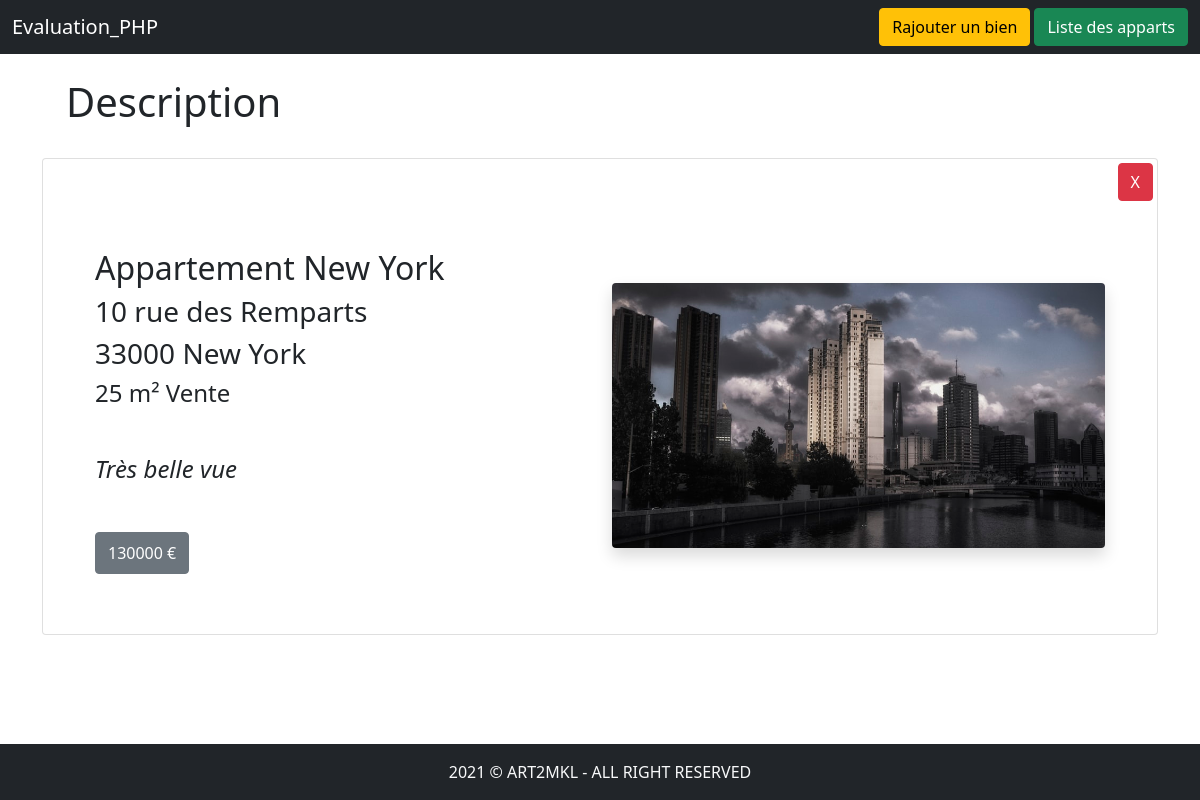
Screenshot of /description.php?plus=10 with the database file from the repository.
### tables this page shows
CREATE TABLE `logement` (
  `id_logement` int(11) NOT NULL,
  `titre` varchar(255) NOT NULL,
  `adresse` varchar(255) NOT NULL,
  `ville` varchar(255) NOT NULL,
  `cp` varchar(11) NOT NULL,
  `surface` int(11) NOT NULL,
  `prix` int(11) NOT NULL,
  `photo` text,
  `type` varchar(10) NOT NULL,
  `description` text
);

### description.php (the view)
<?php include "head.php" ?>
<body>
    <?php include "nav.php" ?>
    <div class="container">
        <h1 class="p-4">Description</h1>
        <?php
        if (isset($_GET['plus'])) {
            $id = htmlspecialchars($_GET['plus']);
            include "bdd.php";
            $count = $bdd->prepare('SELECT COUNT(*) FROM logement WHERE id_logement = ?');
            $count->execute(array($id));
            $compteur = $count->fetch();
            if ($compteur[0] > 0) {
                $plus = $bdd->prepare('SELECT * FROM logement WHERE id_logement = ?');
                $plus->execute(array($id));
                $row = $plus->fetch();
        ?>
                <div class="card p-1">
                    <div class="text-end">
                        <a class="btn btn-danger" href="affichage.php">X</a>
                    </div>
                    <div class=" row p-5 d-flex justify-content-between align-items-center">
                        <div class="col-md-6">
                            <h2><?= $row['titre'] ?></h2>
                            <h3><?= $row['adresse'] ?></h3>
                            <h3><?= $row['cp'] . ' ' . $row['ville'] ?></h3>
                            <h4><?= $row['surface'] . ' m²' . ' ' . $row['type'] ?></h4>
                            <h4 class="fst-italic my-5"><?= $row['description'] ?></h4>
                            <h3 class="btn btn-secondary py-2"><?= $row['prix'] ?> €</h3>
                        </div>
                        <div class="col-md-6">
                            <img class="mw-100 rounded shadow" src="./<?= $row['photo'] ?>" alt="">
                        </div>
                    </div>
                </div>
        <?php
            } else header('Location: index.php');
        } else header('Location: index.php');
        ?>
    </div>
    <?php include "footer.php" ?>
</body>
</html>

### rows the page displays
logement: titre "Appartement New York", adresse "10 rue des Remparts", cp "33000", ville "New York", surface "25", type "Vente", description "Très belle vue", prix "130000", photo (picture)
